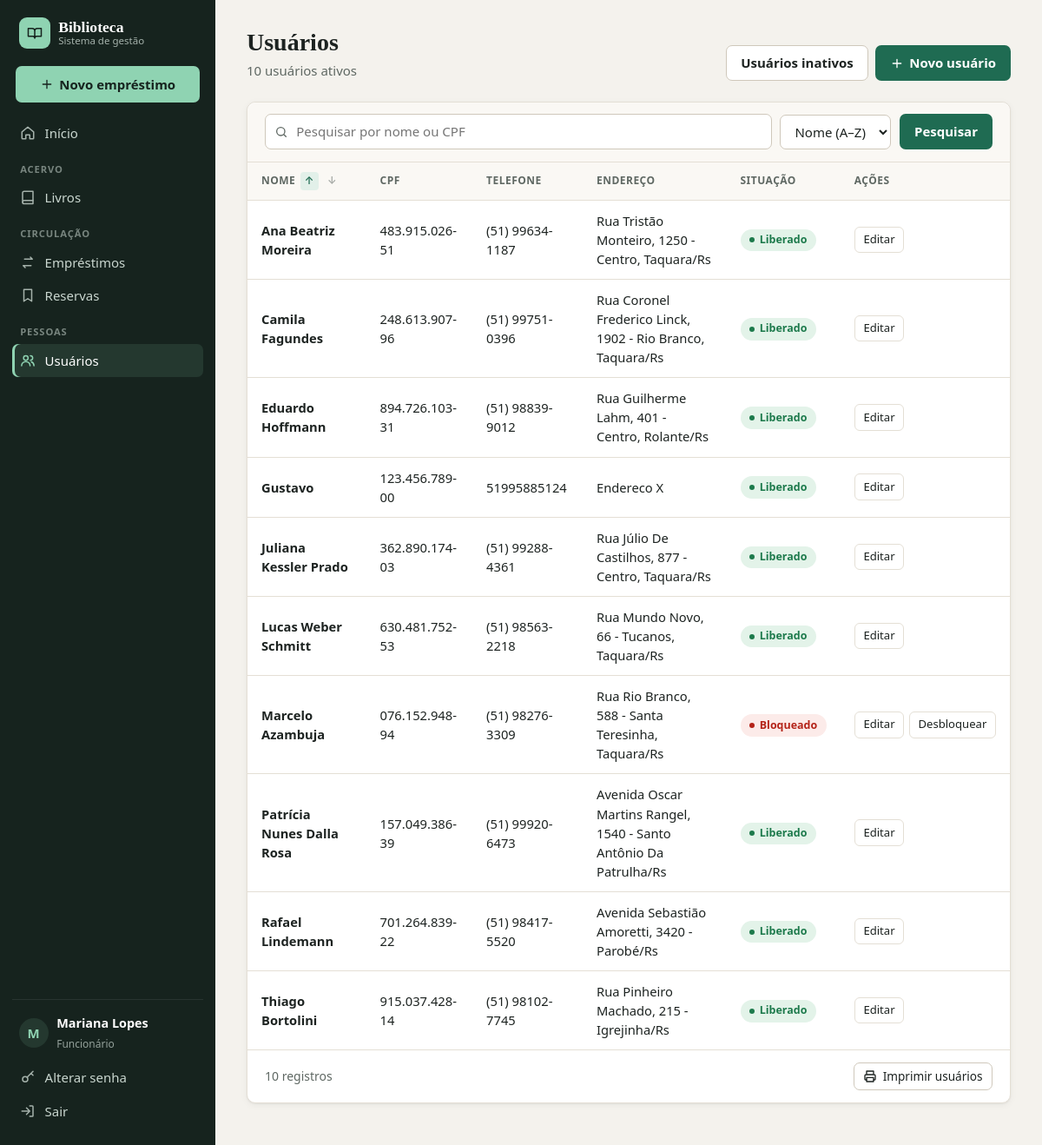
The page /usuarios/ (signed in) on the database its author committed.
### meu_app/models.py (models this page shows, shortened)
class Usuario(models.Model):
    nome = models.CharField(max_length=150)
    cpf = models.CharField(max_length=14, unique=True)
    telefone = models.CharField(max_length=20)
    endereco = models.CharField(max_length=250)
    ativo = models.BooleanField(default=True)
    bloqueado = models.BooleanField(default=False)
    data_cadastro = models.DateTimeField(auto_now_add=True)

### meu_app/views.py (the view)
# urls.py: path('usuarios/', views.listar_usuarios, name='listar_usuarios'),
@login_required
def listar_usuarios(request):
    ordem = request.GET.get('ordem')
    nome_da_pesquisa = request.GET.get('nome_da_pesquisa', '')
    usuarios = Usuario.objects.filter(
        Q(nome__icontains=nome_da_pesquisa) | Q(
            cpf__icontains=nome_da_pesquisa),
        ativo=True,
    ).order_by(Lower('nome'))
    if ordem == 'decrescente':
        usuarios = usuarios.order_by(Lower('nome').desc())
    dados = {
        'usuarios': usuarios,
        'nome_da_pesquisa': nome_da_pesquisa,
    }
    return render(request, 'listar_usuarios.html', dados)

### meu_app/templates/listar_usuarios.html (shortened to what this page needs)
{% extends 'base.html' %}
{% block conteudo %}
<div class="cabecalho-pagina">
    <div>
        <h1>Usuários</h1>
        <p>{{ usuarios|length }} usuário{{ usuarios|length|pluralize }} ativo{{ usuarios|length|pluralize }}</p>
    </div>
    <div class="acoes nao-imprimir">
        <a class="botao botao-secundario" href="{% url 'usuarios_inativos' %}">Usuários inativos</a>
        <a class="botao" href="{% url 'cadastrar_usuario' %}">{% include '_icone.html' with nome='mais' tamanho=16 %} Novo usuário</a>
    </div>
</div>
<div class="painel">
    <form method="GET" class="filtros nao-imprimir">
        <div class="campo-busca">
            <input type="search" name="nome_da_pesquisa" placeholder="Pesquisar por nome ou CPF" value="{{ nome_da_pesquisa }}" aria-label="Pesquisar">
        </div>
        <select name="ordem" aria-label="Ordenar por" onchange="this.form.submit()">
            <option value="crescente" {% if request.GET.ordem != 'decrescente' %}selected{% endif %}>Nome (A–Z)</option>
        </select>
        <button type="submit" class="botao">Pesquisar</button>
    </form>
    <div class="tabela-rolagem">
        <table class="tabela tabela-responsiva">
            <thead>
                <tr>
                    <th><span class="ordenar">Nome <a href="?ordem=crescente&nome_da_pesquisa={{ nome_da_pesquisa|urlencode }}" class="nao-imprimir{% if request.GET.ordem != 'decrescente' %} ordem-ativa{% endif %}">↑</a><a href="?ordem=decrescente&nome_da_pesquisa={{ nome_da_pesquisa|urlencode }}" class="nao-imprimir{% if request.GET.ordem == 'decrescente' %} ordem-ativa{% endif %}">↓</a></span></th>
                    <th>CPF</th>
                    <th>Telefone</th>
                    <th>Endereço</th>
                    <th>Situação</th>
                    <th class="nao-imprimir">Ações</th>
                </tr>
            </thead>
            <tbody>
                {% for usuario in usuarios %}
                <tr>
                    <td class="titulo-celular forte">{{ usuario.nome }}</td>
                    <td data-label="CPF">{{ usuario.cpf }}</td>
                    <td data-label="Telefone">{{ usuario.telefone }}</td>
                    <td data-label="Endereço">{{ usuario.endereco }}</td>
                    <td data-label="Situação">
                        {% if usuario.bloqueado %}
                            <span class="etiqueta etiqueta-erro">Bloqueado</span>
                        {% else %}
                            <span class="etiqueta etiqueta-ok">Liberado</span>
                        {% endif %}
                    </td>
                    <td class="td-acoes nao-imprimir">
                        <div class="grupo-acoes">
                            <a class="botao-acao" href="{% url 'editar_usuario' usuario.id %}">Editar</a>
                            {% if usuario.bloqueado %}
                            <form method="post" action="{% url 'desbloquear_usuario' usuario.id %}" class="form-acao" onsubmit="return confirm('Confirmar a regularização e desbloquear o usuário?')">{% csrf_token %}<button type="submit" class="botao-acao positivo">Desbloquear</button></form>
                            {% endif %}
                        </div>
                    </td>
                </tr>
                {% empty %}
                <tr><td colspan="6" class="vazio">Nenhum usuário encontrado.</td></tr>
                {% endfor %}
            </tbody>
        </table>
    </div>
    <div class="painel-rodape nao-imprimir">
        <span>{{ usuarios|length }} registro{{ usuarios|length|pluralize }}</span>
        <button class="botao botao-secundario botao-pequeno" onclick="window.print()">{% include '_icone.html' with nome='imprimir' tamanho=16 %} Imprimir usuários</button>
    </div>
</div>
{% endblock %}

### meu_app/templates/base.html (shortened to what this page needs)
{% load static %}
<!DOCTYPE html>
<html lang="pt-br">
<head>
    <link rel="stylesheet" href="{% static 'css/style.css' %}">
</head>
<body>
{% block layout %}
    {% include '_menu.html' %}
    <main class="conteudo">
        {% block conteudo %}{% endblock %}
    </main>
{% endblock %}
</body>
</html>

### meu_app/templates/_menu.html (shortened to what this page needs)
{% if user.is_authenticated %}
{% with rota=request.resolver_match.url_name %}
<aside class="barra-lateral nao-imprimir">
    <a class="marca" href="{% url 'index' %}">
        <span class="marca-icone">{% include '_icone.html' with nome='logo' %}</span>
        <span class="marca-nome">Biblioteca <small>Sistema de gestão</small></span>
    </a>
    <a class="lateral-cta" href="{% url 'cadastrar_emprestimo' %}">
        {% include '_icone.html' with nome='mais' tamanho=16 %} Novo empréstimo
    </a>
    <nav>
        <div class="menu-grupo">
            <a class="menu-link {% if rota == 'index' %}ativo{% endif %}" href="{% url 'index' %}">
                {% include '_icone.html' with nome='inicio' %} Início
            </a>
        </div>
        <div class="menu-grupo">
            <span class="menu-grupo-titulo">Acervo</span>
            <a class="menu-link {% if 'livro' in rota %}ativo{% endif %}" href="{% url 'listar_livros' %}">
                {% include '_icone.html' with nome='livro' %} Livros
            </a>
        </div>
        <div class="menu-grupo">
            <span class="menu-grupo-titulo">Circulação</span>
            <a class="menu-link {% if 'emprestimo' in rota or rota == 'registrar_ocorrencia' %}ativo{% endif %}" href="{% url 'listar_emprestimos' %}">
                {% include '_icone.html' with nome='emprestimo' %} Empréstimos
            </a>
            <a class="menu-link {% if 'reserva' in rota %}ativo{% endif %}" href="{% url 'listar_reservas' %}">
                {% include '_icone.html' with nome='reserva' %} Reservas
            </a>
        </div>
        <div class="menu-grupo">
            <span class="menu-grupo-titulo">Pessoas</span>
            <a class="menu-link {% if 'usuario' in rota %}ativo{% endif %}" href="{% url 'listar_usuarios' %}">
                {% include '_icone.html' with nome='usuarios' %} Usuários
            </a>
        </div>
    </nav>
    <div class="menu-usuario">
        <div class="usuario-info">
            <span class="avatar">{{ user.first_name|default:user.username|first }}</span>
            <div>
                <strong>{{ user.get_full_name|default:user.username }}</strong>
                <small>{% if user.is_superuser %}Administrador{% else %}Funcionário{% endif %}</small>
            </div>
        </div>
        <a class="menu-link {% if rota == 'alterar_senha' %}ativo{% endif %}" href="{% url 'alterar_senha' %}">
            {% include '_icone.html' with nome='senha' %} Alterar senha
        </a>
        <form method="post" action="{% url 'logout' %}">
            <button type="submit" class="menu-link menu-link-botao">
                {% include '_icone.html' with nome='sair' %} Sair
            </button>
        </form>
    </div>
</aside>
{% endwith %}
{% endif %}

### meu_app/templates/_icone.html
<svg width="{{ tamanho|default:18 }}" height="{{ tamanho|default:18 }}" viewBox="0 0 24 24" fill="none" stroke="currentColor" stroke-width="2" stroke-linecap="round" stroke-linejoin="round" aria-hidden="true">{% if nome == 'inicio' %}<path d="M3 10.5 12 3l9 7.5V20a1 1 0 0 1-1 1h-5v-6H9v6H4a1 1 0 0 1-1-1z"/>{% elif nome == 'livro' %}<path d="M4 19.5A2.5 2.5 0 0 1 6.5 17H20V3H6.5A2.5 2.5 0 0 0 4 5.5z"/><path d="M4 19.5A2.5 2.5 0 0 0 6.5 22H20v-5"/>{% elif nome == 'logo' %}<path d="M2 5h6a4 4 0 0 1 4 4v11a3 3 0 0 0-3-3H2zM22 5h-6a4 4 0 0 0-4 4v11a3 3 0 0 1 3-3h7z"/>{% elif nome == 'emprestimo' %}<path d="M7 7h12l-3-3M17 17H5l3 3"/>{% elif nome == 'reserva' %}<path d="M6 3h12v18l-6-4-6 4z"/>{% elif nome == 'usuarios' %}<circle cx="9" cy="8" r="3.5"/><path d="M2.5 20a6.5 6.5 0 0 1 13 0M16 4.5a3.5 3.5 0 0 1 0 7M21.5 20a6.5 6.5 0 0 0-4-6"/>{% elif nome == 'funcionarios' %}<rect x="4" y="3" width="16" height="18" rx="2"/><circle cx="12" cy="10" r="3"/><path d="M8 17a4 4 0 0 1 8 0"/>{% elif nome == 'relatorio' %}<path d="M4 20V10M10 20V4M16 20v-7M2 20h20"/>{% elif nome == 'senha' %}<circle cx="8" cy="15" r="4"/><path d="m11 12 9-9M17 6l3 3"/>{% elif nome == 'sair' %}<path d="M15 4h4a1 1 0 0 1 1 1v14a1 1 0 0 1-1 1h-4M10 17l5-5-5-5M15 12H3"/>{% elif nome == 'mais' %}<path d="M12 5v14M5 12h14"/>{% elif nome == 'menu' %}<path d="M4 6h16M4 12h16M4 18h16"/>{% elif nome == 'busca' %}<circle cx="11" cy="11" r="7"/><path d="m20 20-3.5-3.5"/>{% elif nome == 'imprimir' %}<path d="M6 9V3h12v6M6 18H4a1 1 0 0 1-1-1v-6a2 2 0 0 1 2-2h14a2 2 0 0 1 2 2v6a1 1 0 0 1-1 1h-2"/><rect x="6" y="14" width="12" height="7"/>{% elif nome == 'voltar' %}<path d="M19 12H5M11 18l-6-6 6-6"/>{% elif nome == 'lixeira' %}<path d="M3 6h18M8 6V4h8v2M6 6l1 14h10l1-14"/>{% endif %}</svg>

### rows shown on the page
Usuario: nome "Ana Beatriz Moreira", cpf "483.915.026-51", telefone "(51) 99634-1187", endereco "Rua Tristão Monteiro, 1250 - Centro, Taquara/Rs", bloqueado "Liberado"
Usuario: nome "Camila Fagundes", cpf "248.613.907-96", telefone "(51) 99751-0396", endereco "Rua Coronel Frederico Linck, 1902 - Rio Branco, Taquara/Rs", bloqueado "Liberado"
Usuario: nome "Eduardo Hoffmann", cpf "894.726.103-31", telefone "(51) 98839-9012", endereco "Rua Guilherme Lahm, 401 - Centro, Rolante/Rs", bloqueado "Liberado"
Usuario: nome "Gustavo", cpf "123.456.789-00", telefone "51995885124", endereco "Endereco X", bloqueado "Liberado"
Usuario: nome "Juliana Kessler Prado", cpf "362.890.174-03", telefone "(51) 99288-4361", endereco "Rua Júlio De Castilhos, 877 - Centro, Taquara/Rs", bloqueado "Liberado"
Usuario: nome "Lucas Weber Schmitt", cpf "630.481.752-53", telefone "(51) 98563-2218", endereco "Rua Mundo Novo, 66 - Tucanos, Taquara/Rs", bloqueado "Liberado"
Usuario: nome "Marcelo Azambuja", cpf "076.152.948-94", telefone "(51) 98276-3309", endereco "Rua Rio Branco, 588 - Santa Teresinha, Taquara/Rs", bloqueado "Bloqueado"
Usuario: nome "Patrícia Nunes Dalla Rosa", cpf "157.049.386-39", telefone "(51) 99920-6473", endereco "Avenida Oscar Martins Rangel, 1540 - Santo Antônio Da Patrulha/Rs", bloqueado "Liberado"
Usuario: nome "Rafael Lindemann", cpf "701.264.839-22", telefone "(51) 98417-5520", endereco "Avenida Sebastião Amoretti, 3420 - Parobé/Rs", bloqueado "Liberado"
Usuario: nome "Thiago Bortolini", cpf "915.037.428-14", telefone "(51) 98102-7745", endereco "Rua Pinheiro Machado, 215 - Igrejinha/Rs", bloqueado "Liberado"

### other values the page prints
{{ user.first_name|default:user.username|first }} "M"
{{ user.get_full_name|default:user.username }} "Mariana Lopes"
{{ usuarios|length }} "10"
